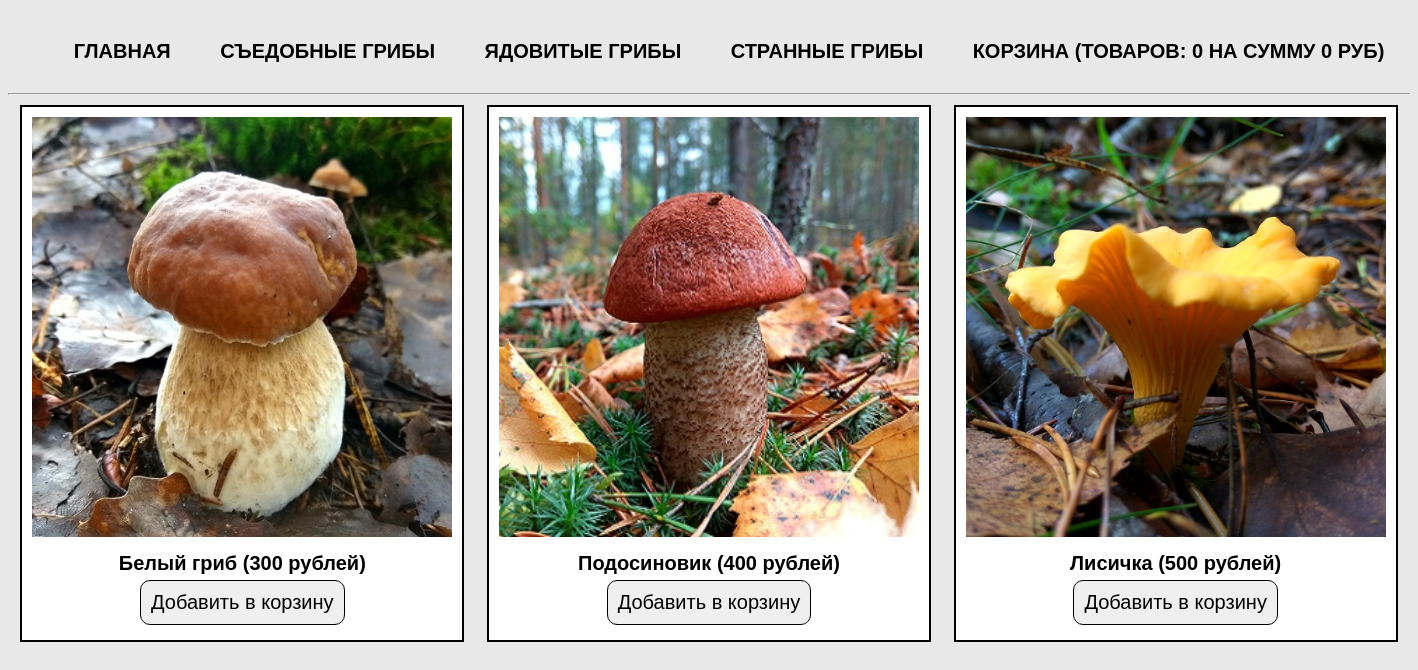
Page /index.php?cat=edible on the committed database.
### tables this page shows
CREATE TABLE `cats` (
  `id` bigint(20) UNSIGNED NOT NULL,
  `name` varchar(50) NOT NULL,
  `rus_name` varchar(50) NOT NULL
);

CREATE TABLE `products` (
  `id` bigint(20) UNSIGNED NOT NULL,
  `title` varchar(50) NOT NULL,
  `cat` varchar(50) NOT NULL,
  `price` int(11) NOT NULL,
  `rus_name` varchar(50) NOT NULL,
  `img` varchar(50) NOT NULL,
  `descr` text NOT NULL
);

### index.php (the view, shortened to what this page needs)
<?php
require_once __DIR__ . '/parts/header.php';
if (isset($_GET['cat'])){
    $currentCat = $_GET['cat'];
    $products = $dbh->query("SELECT * FROM products WHERE cat='$currentCat'", PDO::ATTR_ERRMODE);
    $products = $products->fetchAll(PDO::FETCH_ASSOC);
} else {
    $products = $dbh->query("SELECT * FROM products");
    $products = $products->fetchAll(PDO::FETCH_ASSOC);
}
?>
    <div class="main">
        <?php foreach ($products as $product): ?>
        <div class="card">
            <a href="product.php?product=<?= $product['title']; ?>">
                <img src="img/<?= $product['img']; ?>" alt="<?= $product['rus_name']; ?>">
            </a>
            <div class="label"><?= $product['rus_name']; ?> (<?= $product['price']; ?> рублей)</div>
            <?php require __DIR__ . '/parts/add-form.php'; ?>
        </div>
        <?php endforeach; ?>
    </div>
</body>
</html>

### parts/header.php (shortened to what this page needs)
<?php
require_once __DIR__ . '/../db/db.php';
$cats = $dbh->query('SELECT * FROM cats;');
$cats = $cats->fetchAll(PDO::FETCH_ASSOC);
?>
<!doctype html>
<html lang="ru">
<head>
    <link rel="stylesheet" href="css/style.css?<?= rand(0,PHP_INT_MAX);?>">
</head>
<body>
<nav>
    <ul>
        <li><a href="index.php">Главная</a></li>
        <?php foreach ($cats as $cat): ?>
            <li><a href="index.php?cat=<?= $cat['name'] ;?>"><?= $cat['rus_name'] ;?></a></li>
        <?php endforeach; ?>
        <li><a href="cart.php">Корзина (Товаров: <?= $_SESSION['totalQuantity'] ?? 0; ?> на сумму <?= $_SESSION['totalPrice'] ?? 0; ?> руб)</a></li>
    </ul>
</nav>
<hr>

### parts/add-form.php (shortened to what this page needs)
<form action="actions/add.php" method="post">
    <input type="submit" value="Добавить в корзину">
</form>

### css/style.css (style rules this page uses)
* { font-family: 'Arial', sans-serif; font-size: 20px; }
body { margin-top: 20px; background-color: #e8e8e8; }
a { text-decoration: none; text-transform: uppercase; color: #000000; -webkit-transition: all .3s; -moz-transition: all .3s; -ms-transition: all .3s; -o-transition: all .3s; transition: all .3s; }
input, button { margin: 5px auto; border: none; padding: 10px; -webkit-transition: all .3s; -moz-transition: all .3s; -ms-transition: all .3s; -o-transition: all .3s; transition: all .3s; }
input[type=submit], button { -webkit-border-radius: 10px; -moz-border-radius: 10px; border-radius: 10px; border: 1px solid black; display: block; cursor: pointer; }
label, .label { margin-top: 10px; font-weight: 700; }
img { width: 100%; }
.main, nav { width: 1400px; margin: auto; display: flex; flex-wrap: wrap; justify-content: space-around; }
nav ul { display: flex; list-style: none; width: 100%; justify-content: space-around; font-weight: 700; }
.card { margin-bottom: 15px; width: 30%; padding: 10px; border: 2px solid black; text-align: center; background-color: #fff; }

### rows in the picture
cats: rus_name "СЪЕДОБНЫЕ ГРИБЫ"
cats: rus_name "ЯДОВИТЫЕ ГРИБЫ"
cats: rus_name "СТРАННЫЕ ГРИБЫ"
products: img (picture), rus_name "Белый гриб", price "300"
products: img (picture), rus_name "Подосиновик", price "400"
products: img (picture), rus_name "Лисичка", price "500"

### other values in the picture
$_SESSION['totalQuantity'] "0"
$_SESSION['totalPrice'] "0"
